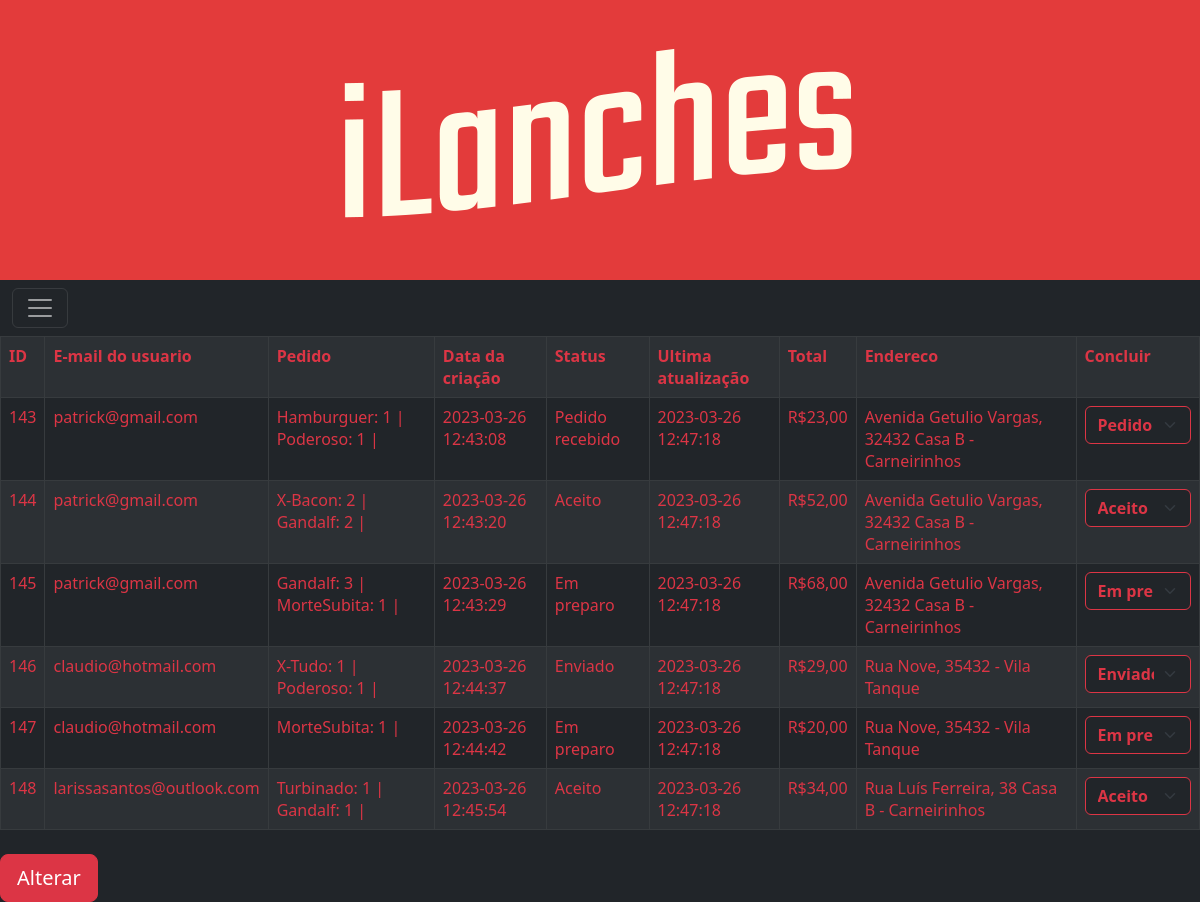
Page /Hamburgueria/php/funcionario/pedidos_funcionario.php (signed in) on the committed database.
### tables this page shows
CREATE TABLE `pedidos` (
  `pedidoId` int(11) NOT NULL,
  `user_id` int(11) NOT NULL,
  `lanches` varchar(300) NOT NULL,
  `criacao_pedido` datetime NOT NULL DEFAULT current_timestamp(),
  `ultima_atualizacao` datetime NOT NULL,
  `status` varchar(20) NOT NULL,
  `preco` float NOT NULL,
  `endereco` varchar(150) NOT NULL
);

CREATE TABLE `usuario` (
  `id` int(11) NOT NULL,
  `nome` varchar(70) NOT NULL,
  `email` varchar(70) NOT NULL,
  `senha` varchar(40) NOT NULL,
  `rua` varchar(70) NOT NULL,
  `numero` int(6) NOT NULL,
  `complemento` varchar(70) NOT NULL,
  `bairro` varchar(70) NOT NULL
);

### Hamburgueria/php/funcionario/pedidos_funcionario.php (the view, shortened to what this page needs)
<?php
include("db_connect.php");
?>
</html>
<!DOCTYPE html>
<html lang="en">
<head>
    <link href="https://cdn.jsdelivr.net/npm/bootstrap@5.3.0-alpha1/dist/css/bootstrap.min.css" rel="stylesheet"
>
    <link rel="stylesheet" href="../../css/style.css">
</head>
<body class="bg-dark">
    <div class="titulo mx-auto">
        <img src="../../images/titulo.png" alt="iLanches Titulo" >
    </div>
    <div>
        <nav class="navbar navbar-dark bg-dark">
            <div class="container-fluid">
                <button class="navbar-toggler" type="button" data-bs-toggle="offcanvas"
                    data-bs-target="#offcanvasDarkNavbar" aria-controls="offcanvasDarkNavbar">
                    <span class="navbar-toggler-icon"></span>
                </button>
            </div>
        </nav>
    </div>
    <form action="<?php echo $_SERVER['PHP_SELF']; ?>" method="post">
    <?php
    $sql = "SELECT * FROM pedidos INNER JOIN usuario ON usuario.id = pedidos.user_id WHERE NOT status = 'Concluido' AND NOT status = 'Cancelado'";
    $sql2 = "SELECT pedidoID FROM pedidos WHERE NOT status = 'Concluido' AND NOT status = 'Cancelado'" ;
    $resultado2 = mysqli_query($conn, $sql2);
    $pedidos = mysqli_fetch_all($resultado2);
    $resultado = mysqli_query($conn, $sql);
    if (mysqli_num_rows($resultado) > 0) {
        echo "<table class='table table-dark table-bordered table-striped'>";
        echo "<tr>";
        echo "<th class='text-danger'>ID</th>";
        echo "<th class='text-danger'>E-mail do usuario</th>";
        echo "<th class='text-danger'>Pedido</th>";
        echo "<th class='text-danger'>Data da criação</th>";
        echo "<th class='text-danger'>Status</th>";
        echo "<th class='text-danger'>Ultima atualização</th>";
        echo "<th class='text-danger'>Total</th>";
        echo "<th class='text-danger'>Endereco</th>";
        echo "<th class='text-danger'>Concluir</th>";
        echo "</tr>";
        $i=0;
        while ($row = mysqli_fetch_assoc($resultado)) {
            ?>
            <tr>
            <td class="text-danger"><?php echo $row["pedidoId"]; ?> </td>
            <td class="text-danger"><?php echo $row["email"]; ?> </td>
            <td class="text-danger"><?php echo $row["lanches"] ;?> </td>
            <td class="text-danger"><?php echo $row["criacao_pedido"]; ?> </td>
            <td class="text-danger"><?php echo $row["status"]; ?> </td>
            <td class="text-danger"><?php echo $row["ultima_atualizacao"]; ?> </td>
            <td class="text-danger"><?php echo "R$" . $row["preco"] . ",00" ?> </td>
            <td class="text-danger"><?php echo $row["endereco"]; ?> </td>
            <td>      <select name="<?php echo $pedidos[$i][0]; ?>status" id="<?php echo $pedidos[$i][0]; ?>status"  placeholder="" class="form-select text-danger bg-dark border-danger fw-semibold">
                                <option value='<?php echo $row["status"]; ?>' selected hidden><?php echo $row["status"]; ?></option>
                            </select>
                </td>
            </tr>
            <?php
            $i++;
        }
        echo "</table>";
    } else {
        echo "Nenhum resultado encontrado.";
    }
    if(mysqli_num_rows($resultado) > 0){
        ?>
           <input type="submit" name="alterarStatus"  class="mt-2 btn btn-lg btn-danger" value="Alterar">
        <?php
        }
        else{
            echo "<center><h4 class='text-danger' > Não há pedidos para serem modificados o status </h4></center>";
        }
        ?>
    </form>
</body>
</html>

### Hamburgueria/css/style.css (style rules this page uses)
* { margin:0; padding:0; border:0; }
body { background-color: #efe3d1; }
.titulo { height: 35vh; display:flex; align-items: center; justify-content: center; background-color: #e33b3b; }

### rows in the picture
pedidos: pedidoId "143", user.email "patrick@gmail.com", lanches "Hamburguer: 1 | Poderoso: 1 |", criacao_pedido "2023-03-26 12:43:08", status "Pedido recebido", ultima_atualizacao "2023-03-26 12:47:18", preco "23", endereco "Avenida Getulio Vargas, 32432 Casa B - Carneirinhos", status+pedidoId "Pedido recebido"
pedidos: pedidoId "144", user.email "patrick@gmail.com", lanches "X-Bacon: 2 | Gandalf: 2 |", criacao_pedido "2023-03-26 12:43:20", status "Aceito", ultima_atualizacao "2023-03-26 12:47:18", preco "52", endereco "Avenida Getulio Vargas, 32432 Casa B - Carneirinhos", status+pedidoId "Aceito"
pedidos: pedidoId "145", user.email "patrick@gmail.com", lanches "Gandalf: 3 | MorteSubita: 1 |", criacao_pedido "2023-03-26 12:43:29", status "Em preparo", ultima_atualizacao "2023-03-26 12:47:18", preco "68", endereco "Avenida Getulio Vargas, 32432 Casa B - Carneirinhos", status+pedidoId "Em preparo"
pedidos: pedidoId "146", user.email "claudio@hotmail.com", lanches "X-Tudo: 1 | Poderoso: 1 |", criacao_pedido "2023-03-26 12:44:37", status "Enviado", ultima_atualizacao "2023-03-26 12:47:18", preco "29", endereco "Rua Nove, 35432 - Vila Tanque", status+pedidoId "Enviado"
pedidos: pedidoId "147", user.email "claudio@hotmail.com", lanches "MorteSubita: 1 |", criacao_pedido "2023-03-26 12:44:42", status "Em preparo", ultima_atualizacao "2023-03-26 12:47:18", preco "20", endereco "Rua Nove, 35432 - Vila Tanque", status+pedidoId "Em preparo"
pedidos: pedidoId "148", user.email "larissasantos@outlook.com", lanches "Turbinado: 1 | Gandalf: 1 |", criacao_pedido "2023-03-26 12:45:54", status "Aceito", ultima_atualizacao "2023-03-26 12:47:18", preco "34", endereco "Rua Luís Ferreira, 38 Casa B - Carneirinhos", status+pedidoId "Aceito"
